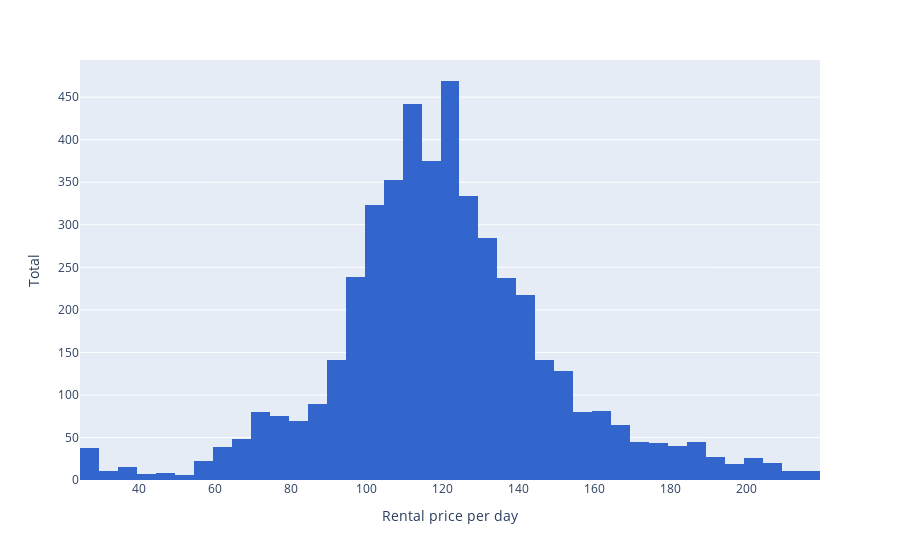

Notebook code cell kept with this figure:
### Code cell
fig_1 = px.histogram(
    x=df_prices["rental_price_per_day"],
    color_discrete_sequence=[px.colors.qualitative.G10[0]]
)

fig_1.update_layout(
    # title="Rental price per day distribution", => Title on Streamlit
    yaxis_title="Total",
    xaxis_title="Rental price per day"
)

fig_1.show()

### Figure 1 — Plotly figure (JSON) as saved in the notebook; plotly's stock layout.template omitted (floating-point values rounded to 4 significant figures; data arrays with more than 128 entries replaced by an {"elided": "..."} marker saying what was removed)
{"data": [{"alignmentgroup": "True", "bingroup": "x", "hovertemplate": "x=%{x}<br>count=%{y}<extra></extra>", "legendgroup": "", "marker": {"color": "#3366CC", "pattern": {"shape": ""}}, "name": "", "offsetgroup": "", "orientation": "v", "showlegend": false, "type": "histogram", "x": {"elided": "4704 int values"}, "xaxis": "x", "yaxis": "y"}], "layout": {"barmode": "relative", "legend": {"tracegroupgap": 0}, "margin": {"t": 60}, "xaxis": {"anchor": "y", "domain": [0, 1], "title": {"text": "Rental price per day"}}, "yaxis": {"anchor": "x", "domain": [0, 1], "title": {"text": "Total"}}}}
